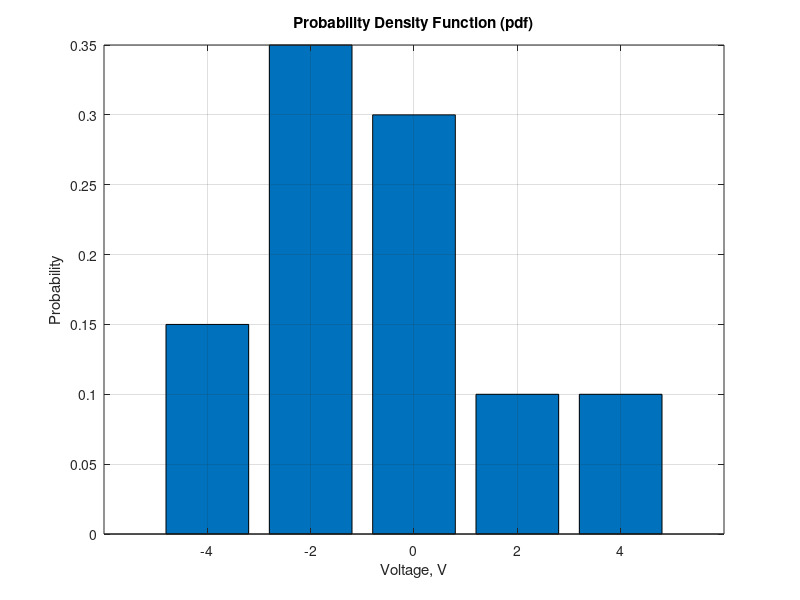

Write MATLAB code to recreate this figure.
% Given data
x_values = [-4, -2, 0, 2, 4];
num_samples = [1500, 3500, 3000, 1000, 1000];

% Total number of samples
total_samples = sum(num_samples);

% Probability density function (pdf)
pdf = num_samples / total_samples;

% Plotting the pdf
figure;
bar(x_values, pdf);
title('Probability Density Function (pdf)');
xlabel('Voltage, V');
ylabel('Probability');
grid on;


pdf_at_minus_2 = pdf(x_values == -2);
disp(['The pdf value for x=-2 V is ', num2str(pdf_at_minus_2)]);


pdf_at_0 = pdf(x_values == 0);
disp(['The pdf value for x=0 V is ', num2str(pdf_at_0)]);


pdf_at_4 = pdf(x_values == 4);
disp(['The pdf value for x=4 V is ', num2str(pdf_at_4)]);
